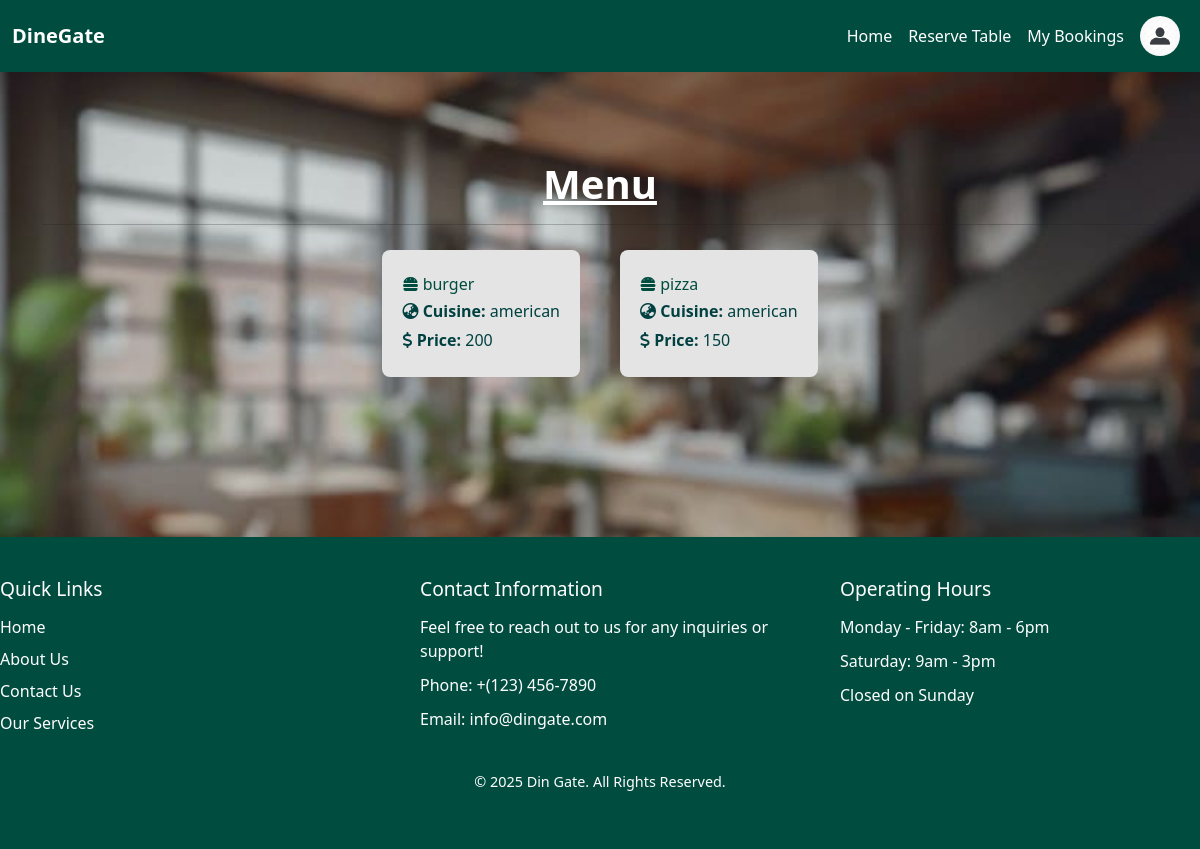
Page /view_menu/1/ (signed in) on the earlier database version.
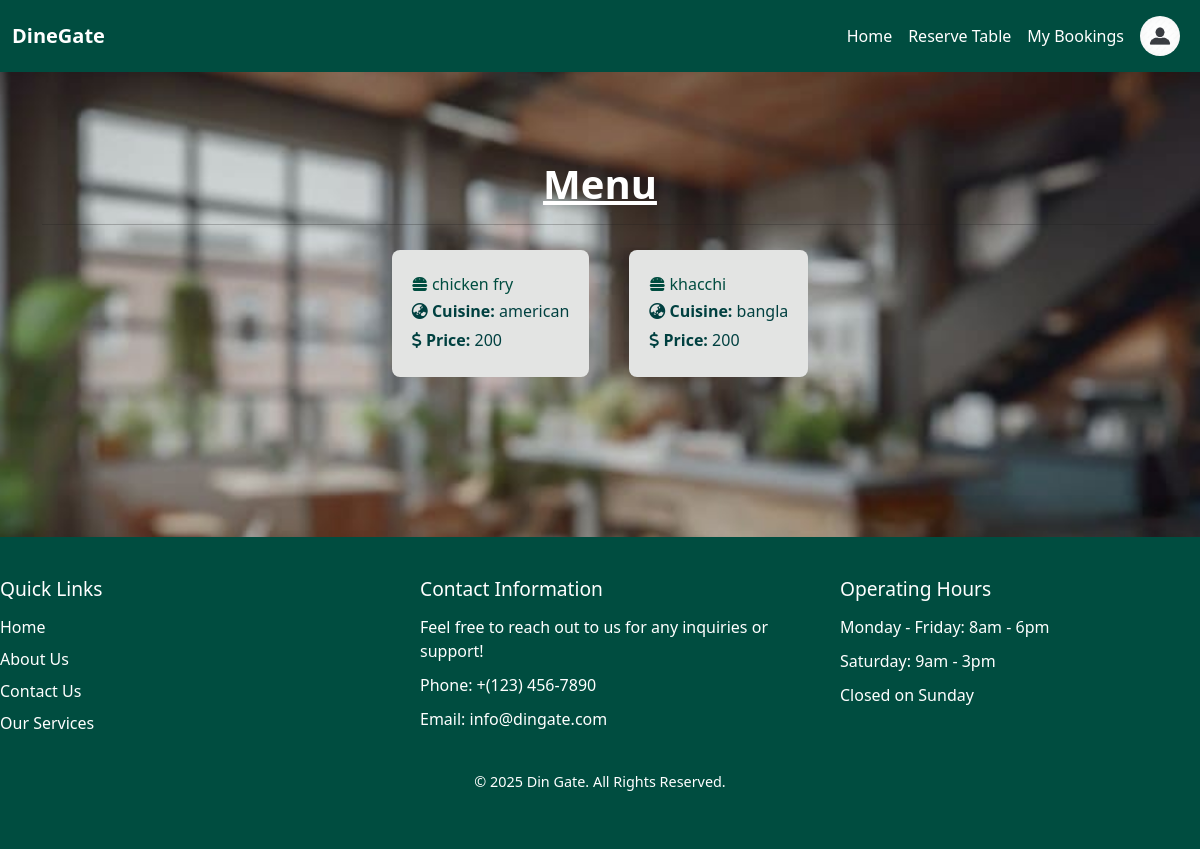
Same page on the later database version.
### restaurant/models.py (models this page shows, shortened)
class Menu(models.Model):
    restaurant=models.ForeignKey(Restaurant,on_delete=models.CASCADE)
    item_name=models.CharField(max_length=200)
    cuisine=models.CharField(max_length=100,blank=True,null=True)
    price=models.IntegerField()

### restaurant/views.py (the view)
# urls.py: path('view_menu/<int:id>/',r_views.view_menu,name='view_menu'),
def view_menu(request,id):
    restaurant = Restaurant.objects.get(pk=id)
    menu_items = Menu.objects.filter(restaurant=restaurant)
    return render(request, 'restaurant/Menu.html', {'menu': menu_items, 'restaurants': restaurant})

### account/context_processors.py (called while the page is built)
def user_role(request):
    user = None
    role = None
    if request.session.get('user_id'):
        try:
            user = CustomerUser.objects.get(id=request.session['user_id'])
            role = 'customer'
        except CustomerUser.DoesNotExist:
            pass
    elif request.session.get('restaurant_id'):
        try:
            user = Restaurant.objects.get(id=request.session['restaurant_id'])
            role = 'restaurant'
        except Restaurant.DoesNotExist:
            pass
    return {
        'logged_user': user,
        'logged_role': role,
    }

### template/restaurant/Menu.html
{% extends 'base.html' %}
{% block content %}
<div class="container mt-5">
  <h1 class="text-center" style="color: #ffffff;"><u><b>Menu</b></u> </h1>
  <hr>
  {% if menu %}
    <div class="menu-wrapper">
      {% for item in menu %}
        <div class="menu-item-detail" style="background-color:#e3e4e3; padding: 20px; margin-bottom: 20px; border-radius: 8px;">
          <h5 class="menu-item-detail" style="color: #004D40;"><i class="fas fa-hamburger"></i> {{ item.item_name }}</h5>
          <p class="menu-item-detail"><i class="fas fa-globe-asia"></i> <strong>Cuisine:</strong> {{ item.cuisine }}</p>
          <p class="menu-item-detail"><i class="fas fa-dollar-sign"></i> <strong>Price:</strong> {{ item.price }}</p>
        </div>
      {% endfor %}
    </div>
  {% else %}
    <p class="text-center" style="color:#ffffff"><i class="fas fa-exclamation-circle"></i> No menu items available for this restaurant.</p>
  {% endif %}
</div>
{% endblock %}

Differences in the rows shown:
removed Menu: item_name "burger", cuisine "american", price "200"
removed Menu: item_name "pizza", cuisine "american", price "150"
added Menu: item_name "chicken fry", cuisine "american", price "200"
added Menu: item_name "khacchi", cuisine "bangla", price "200"
